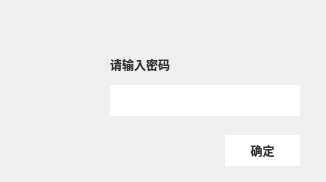
<?xml version="1.0" encoding="UTF-8"?>
<ui version="4.0">
 <class>PasswordInput</class>
 <widget class="QWidget" name="PasswordInput">
  <property name="geometry">
   <rect>
    <x>0</x>
    <y>0</y>
    <width>326</width>
    <height>182</height>
   </rect>
  </property>
  <property name="windowTitle">
   <string>PasswordInput</string>
  </property>
  <layout class="QVBoxLayout" name="verticalLayout">
   <property name="spacing">
    <number>0</number>
   </property>
   <property name="leftMargin">
    <number>0</number>
   </property>
   <property name="topMargin">
    <number>0</number>
   </property>
   <property name="rightMargin">
    <number>0</number>
   </property>
   <property name="bottomMargin">
    <number>0</number>
   </property>
   <item>
    <widget class="QWidget" name="dialogbg" native="true">
     <layout class="QVBoxLayout" name="verticalLayout_2">
      <property name="spacing">
       <number>0</number>
      </property>
      <property name="leftMargin">
       <number>0</number>
      </property>
      <property name="topMargin">
       <number>0</number>
      </property>
      <property name="rightMargin">
       <number>0</number>
      </property>
      <property name="bottomMargin">
       <number>0</number>
      </property>
      <item>
       <widget class="TitlebarWidget" name="widget" native="true">
        <property name="minimumSize">
         <size>
          <width>0</width>
          <height>27</height>
         </size>
        </property>
        <property name="maximumSize">
         <size>
          <width>16777215</width>
          <height>27</height>
         </size>
        </property>
       </widget>
      </item>
      <item>
       <widget class="QWidget" name="widget_2" native="true">
        <property name="styleSheet">
         <string notr="true">
QPushButton{
    color: #666666;
	background-color: #FFFFFF;
	border:none;
}
QPushButton:hover {
   color: #FFFFFF;
	background-color: #3dbbca;
}
QPushButton:pressed{

    color: #FFFFFF;
	background-color: #1194a4;
}
QPushButton:checked{

    color: #FFFFFF;
	background-color: #FFB03f;
}
QWidget#personInfo {
	background-color:#D9D9D9;
 	border-radius: 10px;
}


QLabel{
	color:#333333;
	font:bold 12px;
}
QPushButton{
	color:#333333;
	font:bold 12px;
}

QCheckBox{
	color:#333333;
	font:bold 12px;
}
QLineEdit{
    background-color: #FFFFFF;
    border:none;
}
QLineEdit:focus{
    background-color: #33000000;
    border-width: 1px;
    border-style: solid;
    border-color: #1BA9BA;
}

QLineEdit:disabled{
    background-color: #ECECEC;
    border:none;
}

QTextEdit{
    background-color: #FFFFFF;
    border:none;
}
QTextEdit:focus{
    background-color: #FFFFFF;
    border-width: 1px;
    border-style: solid;
    border-color: #1BA9BA;
}
</string>
        </property>
        <widget class="QLabel" name="label">
         <property name="geometry">
          <rect>
           <x>20</x>
           <y>20</y>
           <width>50</width>
           <height>50</height>
          </rect>
         </property>
         <property name="minimumSize">
          <size>
           <width>50</width>
           <height>50</height>
          </size>
         </property>
         <property name="maximumSize">
          <size>
           <width>50</width>
           <height>50</height>
          </size>
         </property>
         <property name="text">
          <string/>
         </property>
        </widget>
        <widget class="QLabel" name="label_2">
         <property name="geometry">
          <rect>
           <x>110</x>
           <y>30</y>
           <width>191</width>
           <height>16</height>
          </rect>
         </property>
         <property name="text">
          <string>请输入密码</string>
         </property>
        </widget>
        <widget class="QLineEdit" name="lineEdit">
         <property name="geometry">
          <rect>
           <x>110</x>
           <y>58</y>
           <width>190</width>
           <height>31</height>
          </rect>
         </property>
         <property name="echoMode">
          <enum>QLineEdit::Password</enum>
         </property>
        </widget>
        <widget class="QPushButton" name="join">
         <property name="geometry">
          <rect>
           <x>225</x>
           <y>108</y>
           <width>75</width>
           <height>31</height>
          </rect>
         </property>
         <property name="text">
          <string>确定</string>
         </property>
         <property name="flat">
          <bool>true</bool>
         </property>
        </widget>
       </widget>
      </item>
     </layout>
    </widget>
   </item>
  </layout>
 </widget>
 <layoutdefault spacing="6" margin="11"/>
 <customwidgets>
  <customwidget>
   <class>TitlebarWidget</class>
   <extends>QWidget</extends>
   <header>TitlebarWidget.h</header>
   <container>1</container>
  </customwidget>
 </customwidgets>
 <resources/>
 <connections/>
</ui>
